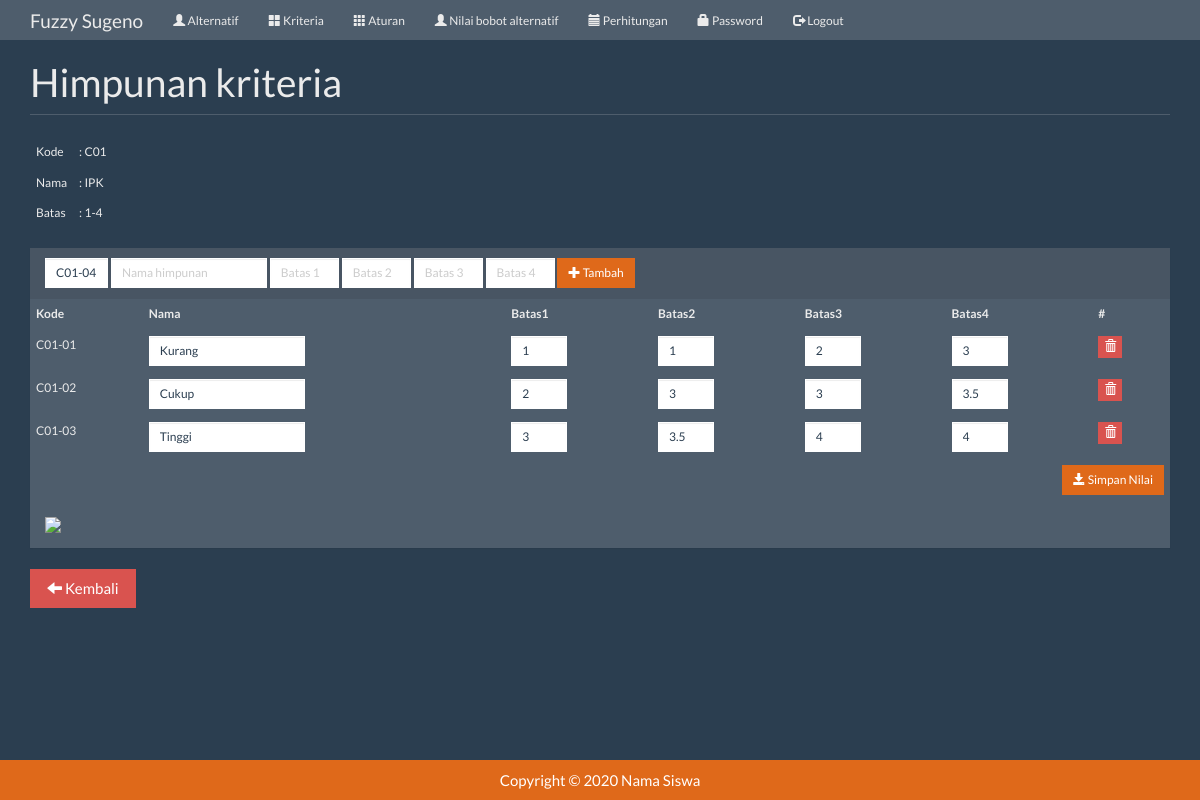
/index.php?m=kriteria_himpunan&ID=C01 (signed in), run on the app's committed database.
### tables this page shows
CREATE TABLE `tb_kriteria` (
  `kode_kriteria` varchar(16) NOT NULL,
  `nama_kriteria` varchar(255) NOT NULL,
  `batas_bawah` double NOT NULL,
  `batas_atas` double NOT NULL,
  PRIMARY KEY (`kode_kriteria`)
);

CREATE TABLE `tb_himpunan` (
  `kode_himpunan` varchar(16) NOT NULL,
  `kode_kriteria` varchar(16) DEFAULT NULL,
  `nama_himpunan` varchar(255) DEFAULT NULL,
  `n1` double DEFAULT NULL,
  `n2` double DEFAULT NULL,
  `n3` double DEFAULT NULL,
  `n4` double DEFAULT NULL,
  PRIMARY KEY (`kode_himpunan`)
);

### config.php (called while the page is built)
<?php
$config["server"] = 'localhost';
$config["username"] = 'root';
$config["password"] = '';
$config["database_name"] = 'fuzzy-sugeno';

### functions.php (called while the page is built, shortened)
<?php
include 'config.php';
include 'includes/db.php';
$db = new DB($config['server'], $config['username'], $config['password'], $config['database_name']);
include 'includes/general.php';

### includes/db.php (called while the page is built, shortened)
<?php
class DB
{
    var $conn = null;
    public function __construct($host, $username, $passwd, $dbname)
    {
        $this->conn = mysqli_connect($host, $username, $passwd, $dbname);
    }
    public function query($sql)
    {
        $query = mysqli_query($this->conn, $sql) or die('<pre>Error mysqli_query: ' . mysqli_error($this->conn) . '<br />' . $sql . '</pre>');
        return $query;
    }
    public function get_row($sql)
    {
        $query = $this->query($sql);
        return mysqli_fetch_object($query);
    }
    public function get_results($sql)
    {
        $query = $this->query($sql);
        $arr = array();
        while ($row = mysqli_fetch_object($query)) {
            $arr[] = $row;
        }
        return $arr;
    }
    public function get_var($sql)
    {
        $query = $this->query($sql);
        $row = mysqli_fetch_row($query);
        return $row[0];
    }
}

### includes/general.php (called while the page is built, shortened)
<?php
function set_value($key = null, $default = null)
{
    return $default;
}
function kode_oto($field, $table, $prefix, $length)
{
    global $db;
    $var = $db->get_var("SELECT $field FROM $table WHERE $field REGEXP '{$prefix}[0-9]{{$length}}' ORDER BY $field DESC");
    if ($var) {
        return $prefix . substr(str_repeat('0', $length) . (substr($var, -$length) + 1), -$length);
    } else {
        return $prefix . str_repeat('0', $length - 1) . 1;
    }
}

### kriteria_himpunan.php (the view, shortened to what this page needs)
<?php
$row = $db->get_row("SELECT * FROM tb_kriteria WHERE kode_kriteria='$_GET[ID]'");
?>
<div class="page-header">
    <h1>Himpunan kriteria</h1>
</div>
<div class="row">
    <div class="col-sm-12">
        <table class="table aw">
            <tr>
                <td>Kode</td>
                <td>: <?= $row->kode_kriteria ?></td>
            </tr>
            <tr>
                <td>Nama</td>
                <td>: <?= $row->nama_kriteria ?></td>
            </tr>
            <tr>
                <td>Batas</td>
                <td>: <?= $row->batas_bawah ?>-<?= $row->batas_atas ?></td>
            </tr>
        </table>
        <div class="panel panel-default">
            <div class="panel-heading">
                <form method="post" class="form-inline">
                    <div class="form-group">
                        <input class="form-control input-sm aw" type="text" name="kode_himpunan" value="<?= kode_oto('kode_himpunan', 'tb_himpunan', $_GET['ID'] . '-', 2) ?>" placeholder="Kode" size="5" />
                    </div>
                    <div class="form-group">
                        <input class="form-control input-sm aw" type="text" name="nama_himpunan" value="<?= set_value('nama_himpunan') ?>" placeholder="Nama himpunan" />
                    </div>
                    <div class="form-group">
                        <input class="form-control input-sm aw" type="text" name="n1" value="<?= set_value('n1') ?>" placeholder="Batas 1" size="6" />
                    </div>
                    <div class="form-group">
                        <input class="form-control input-sm aw" type="text" name="n2" value="<?= set_value('n2') ?>" placeholder="Batas 2" size="6" />
                    </div>
                    <div class="form-group">
                        <input class="form-control input-sm aw" type="text" name="n3" value="<?= set_value('n3') ?>" placeholder="Batas 3" size="6" />
                    </div>
                    <div class="form-group">
                        <input class="form-control input-sm aw" type="text" name="n4" value="<?= set_value('n4') ?>" placeholder="Batas 4" size="6" />
                    </div>
                    <div class="form-group">
                        <button class="btn btn-sm btn-primary" name="tambah_himpunan" value="1"><span class="glyphicon glyphicon-plus"></span> Tambah</button>
                    </div>
                </form>
            </div>
            <form class="table-responsive" method="post">
                <table class="table">
                    <thead>
                        <tr>
                            <th>Kode</th>
                            <th>Nama</th>
                            <th>Batas1</th>
                            <th>Batas2</th>
                            <th>Batas3</th>
                            <th>Batas4</th>
                            <th>#</th>
                        </tr>
                    </thead>
                    <?php
                    $rows = $db->get_results("SELECT * FROM tb_himpunan WHERE kode_kriteria='$_GET[ID]' ORDER BY n1, n2, n3, n4");
                    foreach ($rows as $row) : ?>
                        <tr>
                            <td><?= $row->kode_himpunan ?></td>
                            <td><input class="form-control input-sm aw" name="data[<?= $row->kode_himpunan ?>][nama_himpunan]" value="<?= $row->nama_himpunan ?>" /></td>
                            <td><input class="form-control input-sm aw" name="data[<?= $row->kode_himpunan ?>][n1]" value="<?= $row->n1 ?>" size="4" /></td>
                            <td><input class="form-control input-sm aw" name="data[<?= $row->kode_himpunan ?>][n2]" value="<?= $row->n2 ?>" size="4" /></td>
                            <td><input class="form-control input-sm aw" name="data[<?= $row->kode_himpunan ?>][n3]" value="<?= $row->n3 ?>" size="4" /></td>
                            <td><input class="form-control input-sm aw" name="data[<?= $row->kode_himpunan ?>][n4]" value="<?= $row->n4 ?>" size="4" /></td>
                            <td>
                                <a class="btn btn-xs btn-danger" href="aksi.php?m=himpunan_hapus&ID=<?= $row->kode_himpunan ?>&kode_kriteria=<?= $row->kode_kriteria ?>" onclick="return confirm('Hapus data?')"><span class="glyphicon glyphicon-trash"></span></a>
                            </td>
                        </tr>
                    <?php endforeach ?>
                    <tfoot>
                        <tr>
                            <td colspan="7">
                                <button class="btn btn-sm btn-primary pull-right" name="simpan_himpunan" value="1"><span class="glyphicon glyphicon-save"></span> Simpan Nilai</button>
                            </td>
                        </tr>
                    </tfoot>
                </table>
            </form>
            <div class="panel-body">
                <img src="image.php?kode_kriteria=<?= $_GET['ID'] ?>" class="img-responsive" />
            </div>
        </div>
        <div class="form-group">
            <a class="btn btn-danger" href="?m=kriteria"><span class="glyphicon glyphicon-arrow-left"></span> Kembali</a>
        </div>
    </div>
</div>

### assets/css/general.css (style rules this page uses)
html { position: relative; min-height: 100%; }
body { margin-bottom: 70px; }
.aw { width: auto !important; }
.page-header { margin-top: 0; padding-bottom: 0; }
.page-header h1 { margin-top: 0; }

### data on the page
tb_kriteria: kode_kriteria "C01", nama_kriteria "IPK", batas_bawah "1", batas_atas "4"
tb_himpunan: kode_himpunan "C01-04", kode_himpunan "C01-03", nama_himpunan "Tinggi", n1 "3", n2 "3.5", n3 "4", n4 "4"
tb_himpunan: kode_himpunan "C01-01", nama_himpunan "Kurang", n1 "1", n2 "1", n3 "2", n4 "3"
tb_himpunan: kode_himpunan "C01-02", nama_himpunan "Cukup", n1 "2", n2 "3", n3 "3", n4 "3.5"
